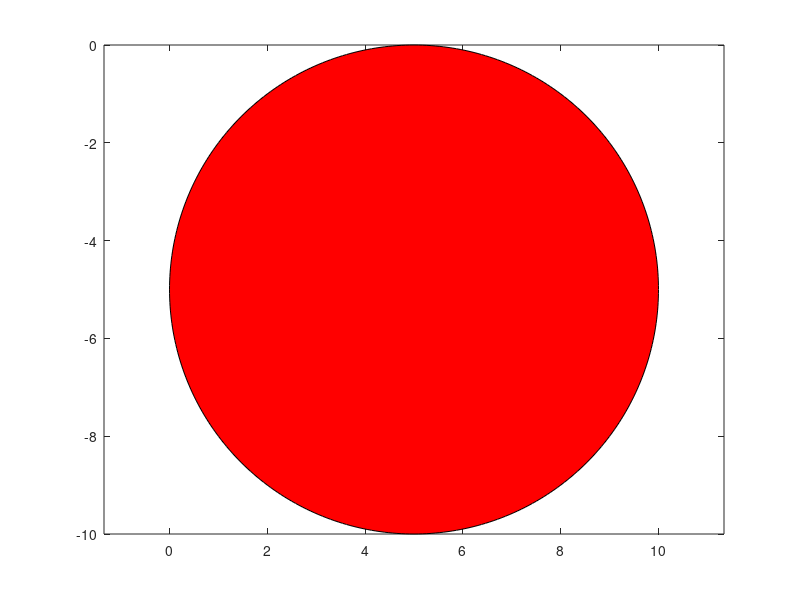

This chart was generated by the following MATLAB code:
% to draw circle with arbitrary center
theta= 0:360;
r= 5;
xc= 5;
yc= -5;
x= xc+r*cosd(theta);
y= yc+r*sind(theta);
fill(x,y,'r');
axis equal
clc
